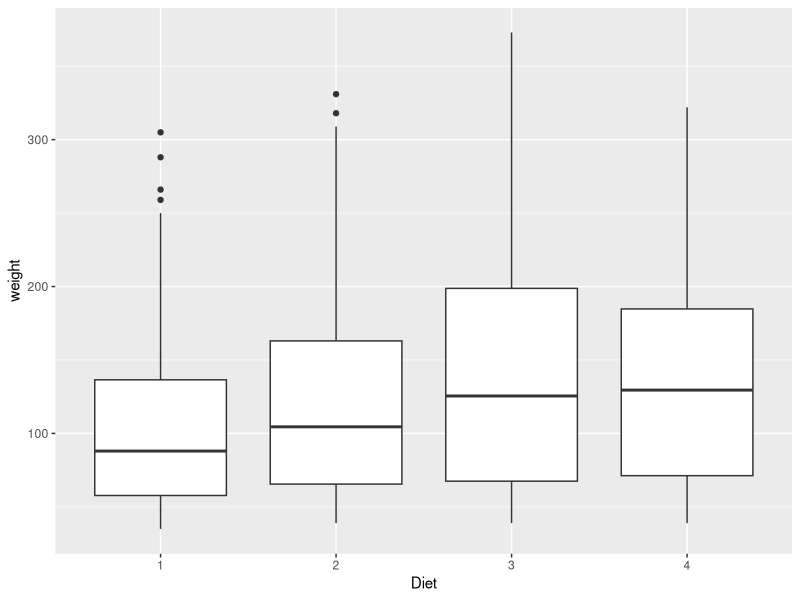
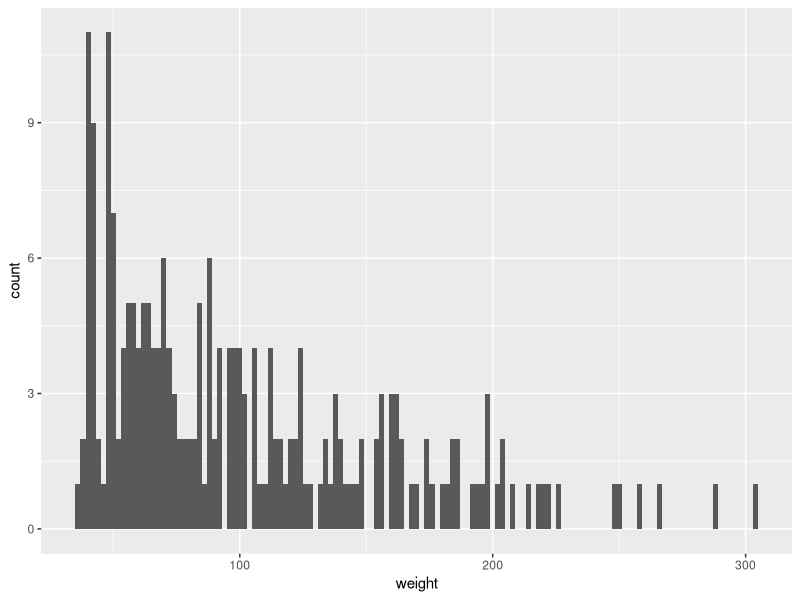
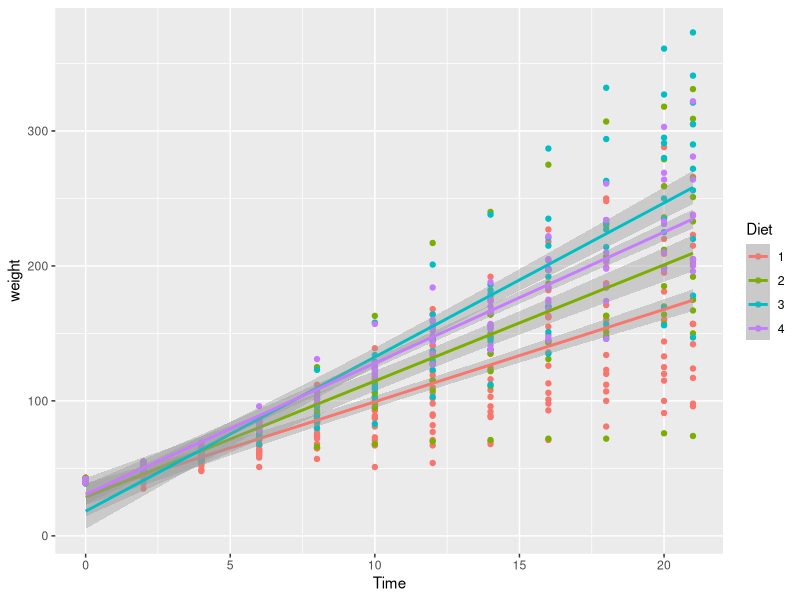

The R source for these figures, in order:
#(i)
library(ggplot2)
ggplot(ChickWeight, aes(x=Diet, y=weight)) + 
  geom_boxplot()
#(ii)
ggplot(ChickWeight[ChickWeight$Diet==1,], aes(x=weight)) + 
  geom_histogram(binwidth=2)
#(iii)
ggplot(ChickWeight, aes(x=Time, y=weight, color=Diet)) + 
  geom_point() + 
  geom_smooth(method=lm)
